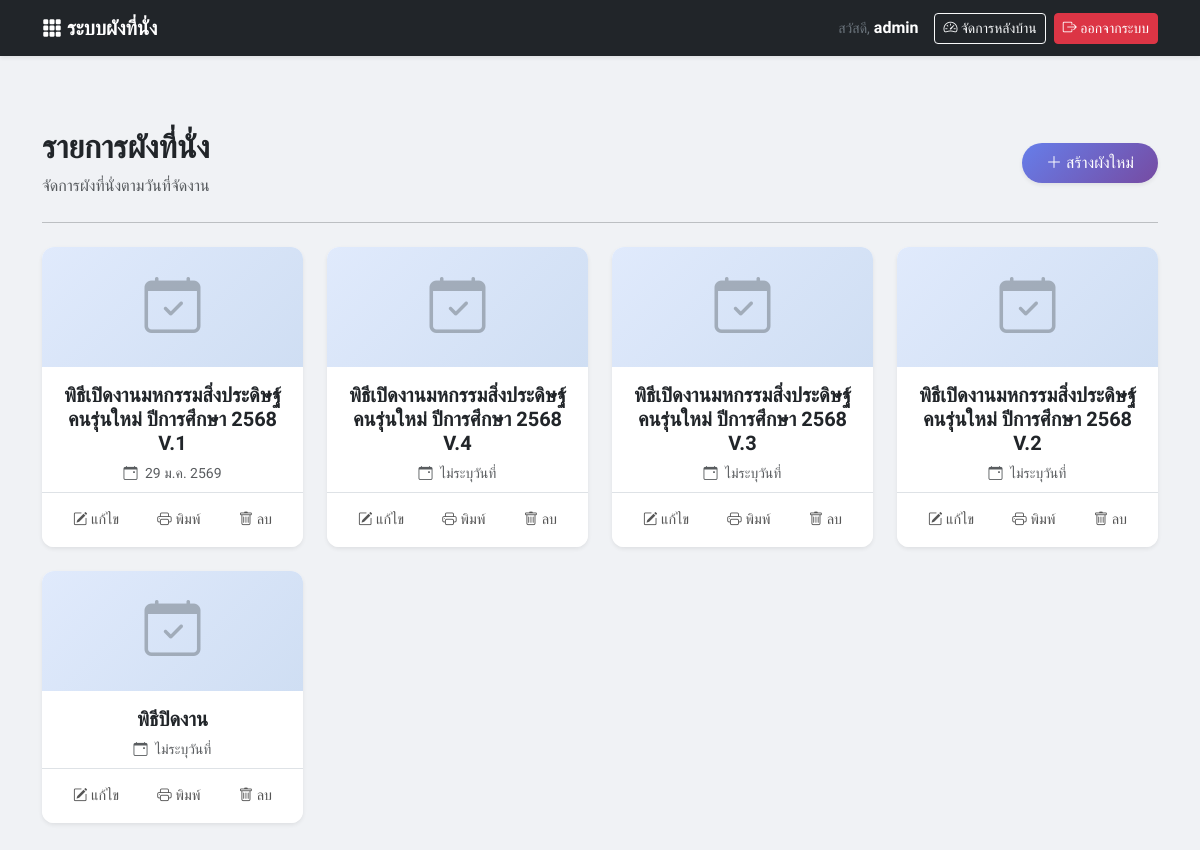
Screenshot of / (signed in) with the database file from the repository.
### tables this page shows
CREATE TABLE `plans` (
  `id` int(11) NOT NULL,
  `created_by` int(11) DEFAULT NULL,
  `name` varchar(255) NOT NULL,
  `total_capacity` int(11) DEFAULT 0,
  `seats_per_row` int(11) DEFAULT 40,
  `created_at` timestamp NULL DEFAULT current_timestamp(),
  `is_active` tinyint(1) DEFAULT 1,
  `plan_date` date DEFAULT NULL,
  `is_deleted` tinyint(1) DEFAULT 0
);

### index.php (the view, shortened to what this page needs)
<?php
require 'db.php';
function thai_date($strDate) {
    if (!$strDate) return "ไม่ระบุวันที่";
    $strYear = date("Y",strtotime($strDate))+543;
    $strMonth= date("n",strtotime($strDate));
    $strDay= date("j",strtotime($strDate));
    $strMonthCut = Array("","ม.ค.","ก.พ.","มี.ค.","เม.ย.","พ.ค.","มิ.ย.","ก.ค.","ส.ค.","ก.ย.","ต.ค.","พ.ย.","ธ.ค.");
    $strMonthThai=$strMonthCut[$strMonth];
    return "$strDay $strMonthThai $strYear";
}
$user_id = $_SESSION['user_id'] ?? 0;
$role = $_SESSION['role'] ?? 'guest';
if ($role == 'admin') {
    $sql = "SELECT * FROM plans WHERE (is_deleted = 0 OR is_deleted IS NULL) ORDER BY plan_date DESC, id DESC";
    $params = [];
} elseif ($role == 'user') {
    $sql = "SELECT * FROM plans WHERE created_by = ? AND (is_deleted = 0 OR is_deleted IS NULL) ORDER BY plan_date DESC, id DESC";
    $params = [$user_id];
} else {
    $sql = "SELECT * FROM plans WHERE is_active = 1 AND (is_deleted = 0 OR is_deleted IS NULL) ORDER BY plan_date DESC, id DESC";
    $params = [];
}
$stmt = $pdo->prepare($sql);
$stmt->execute($params);
$plans = $stmt->fetchAll();
?>
<!DOCTYPE html>
<html lang="th">
<head>
    <link href="https://cdn.jsdelivr.net/npm/bootstrap@5.3.0/dist/css/bootstrap.min.css" rel="stylesheet">
    <link rel="stylesheet" href="https://cdn.jsdelivr.net/npm/bootstrap-icons@1.11.0/font/bootstrap-icons.css">
</head>
<body>
    <nav class="navbar navbar-expand-lg navbar-dark bg-dark mb-4 shadow-sm">
        <div class="container">
            <a class="navbar-brand fw-bold" href="index.php">
                <i class="bi bi-grid-3x3-gap-fill"></i> ระบบผังที่นั่ง
            </a>
            <div class="collapse navbar-collapse" id="navbarNav">
                <ul class="navbar-nav ms-auto align-items-center">
                    <?php if (isset($_SESSION['user_id'])): ?>
                        <li class="nav-item me-3 text-white">
                            <span class="text-secondary small">สวัสดี,</span>
                            <span class="fw-bold"><?php echo htmlspecialchars($_SESSION['username']); ?></span>
                        </li>
                        <li class="nav-item me-2">
                            <a href="admin_dashboard.php" class="btn btn-outline-light btn-sm">
                                <i class="bi bi-speedometer2"></i> จัดการหลังบ้าน
                            </a>
                        </li>
                        <li class="nav-item">
                            <a href="logout.php" class="btn btn-danger btn-sm">
                                <i class="bi bi-box-arrow-right"></i> ออกจากระบบ
                            </a>
                        </li>
                    <?php endif; ?>
                </ul>
            </div>
        </div>
    </nav>
    <div class="container py-5">
        <div class="d-flex justify-content-between align-items-center mb-4">
            <div>
                <h2 class="fw-bold text-dark">รายการผังที่นั่ง</h2>
                <p class="text-muted mb-0">จัดการผังที่นั่งตามวันที่จัดงาน</p>
            </div>
            <?php if(isset($_SESSION['user_id'])): ?>
            <button class="btn btn-create px-4 py-2 shadow-sm rounded-pill" data-bs-toggle="modal" data-bs-target="#createModal">
                <i class="bi bi-plus-lg"></i> สร้างผังใหม่
            </button>
            <?php endif; ?>
        </div>
        <hr class="mb-4">
        <div class="row g-4">
            <?php if (count($plans) > 0): ?>
                <?php foreach ($plans as $plan): ?>
                    <?php
                        $is_login = isset($_SESSION['user_id']);
                        $is_admin = ($is_login && $_SESSION['role'] == 'admin');
                        $is_owner = ($is_login && $_SESSION['user_id'] == $plan['created_by']);
                        $can_edit = ($is_admin || $is_owner);
                    ?>
                <div class="col-12 col-sm-6 col-md-4 col-lg-3" id="card-plan-<?php echo $plan['id']; ?>">
                    <div class="card plan-card shadow-sm h-100">
                        <a href="interactive_map.php?id=<?php echo $plan['id']; ?>" class="text-decoration-none">
                            <div class="card-img-top-placeholder">
                                <i class="bi bi-calendar-check display-4 opacity-50"></i>
                            </div>
                            <div class="card-body text-center pt-3 pb-2">
                                <h5 class="card-title fw-bold text-dark mb-1" id="name-plan-<?php echo $plan['id']; ?>">
                                    <?php echo htmlspecialchars($plan['name']); ?>
                                </h5>
                                <p class="text-muted small mb-0 mt-2">
                                    <i class="bi bi-calendar-event me-1"></i>
                                    <?php echo thai_date($plan['plan_date']); ?>
                                </p>
                            </div>
                        </a>
                        <div class="card-footer bg-white border-top d-flex justify-content-between py-2">
                            <?php if ($can_edit): ?>
                            <button class="action-btn btn-edit" onclick="renamePlan(<?php echo $plan['id']; ?>, '<?php echo htmlspecialchars($plan['name']); ?>')" title="แก้ไขชื่อ">
                                <i class="bi bi-pencil-square"></i> แก้ไข
                            </button>
                            <?php endif; ?>
                            <a href="interactive_map.php?id=<?php echo $plan['id']; ?>" class="action-btn text-decoration-none" title="พิมพ์/ส่งออก" target="_blank">
                                <i class="bi bi-printer"></i> พิมพ์
                            </a>
                                <?php if ($can_edit): ?>
                            <button class="action-btn btn-delete" onclick="deletePlan(<?php echo $plan['id']; ?>)" title="ลบแผนผัง">
                                <i class="bi bi-trash"></i> ลบ
                            </button>
                            <?php endif; ?>
                        </div>
                    </div>
                </div>
                <?php endforeach; ?>
            <?php endif; ?>
        </div>
    </div>
</body>
</html>

### index.php (style rules this page uses)
body { font-family: 'Sarabun', sans-serif; background-color: #f0f2f5; }
.plan-card { transition: all 0.3s ease; border: none; border-radius: 12px; overflow: hidden; }
.card-img-top-placeholder { height: 120px; background: linear-gradient(135deg, #e0eafc 0%, #cfdef3 100%); display: flex; align-items: center; justify-content: center; color: #6c757d; }
.action-btn { border: none; background: transparent; padding: 8px 15px; border-radius: 5px; transition: 0.2s; color: #555; font-size: 0.9rem; }
.btn-create { background: linear-gradient(135deg, #667eea 0%, #764ba2 100%); color: white; border: none; }

### rows the page displays
plans: name "พิธีเปิดงานมหกรรมสิ่งประดิษฐ์คนรุ่นใหม่ ปีการศึกษา 2568 V.1", plan_date "29 ม.ค. 2569"
plans: name "พิธีเปิดงานมหกรรมสิ่งประดิษฐ์คนรุ่นใหม่ ปีการศึกษา 2568 V.4", plan_date "ไม่ระบุวันที่"
plans: name "พิธีเปิดงานมหกรรมสิ่งประดิษฐ์คนรุ่นใหม่ ปีการศึกษา 2568 V.3", plan_date "ไม่ระบุวันที่"
plans: name "พิธีเปิดงานมหกรรมสิ่งประดิษฐ์คนรุ่นใหม่ ปีการศึกษา 2568 V.2", plan_date "ไม่ระบุวันที่"
plans: name "พิธีปิดงาน", plan_date "ไม่ระบุวันที่"

### other values shown
$_SESSION['username'] "admin"
